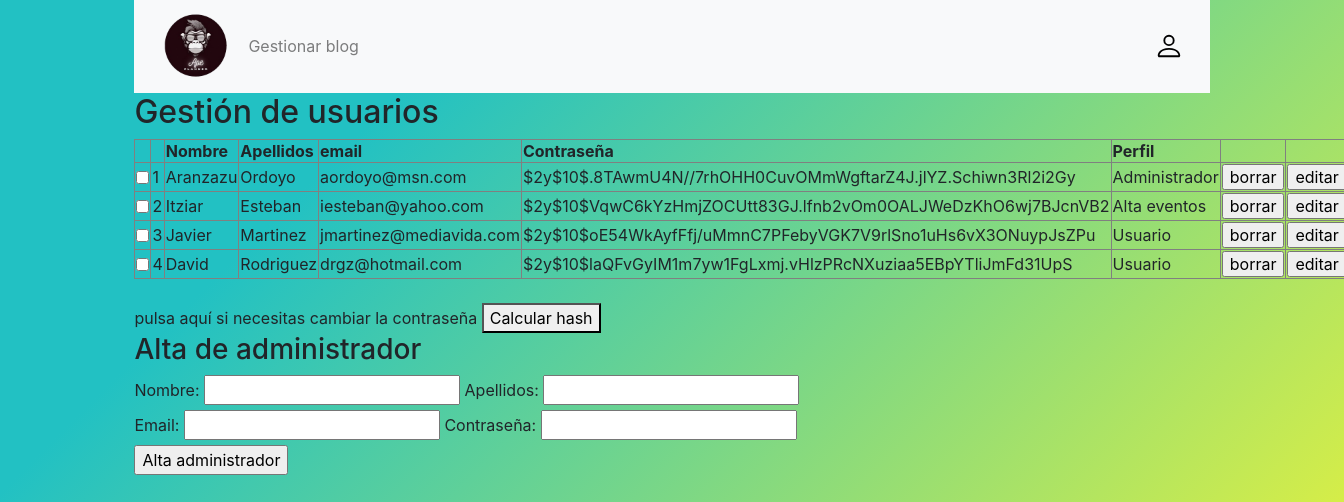
Screenshot of /admin/admin.php (signed in) with the database file from the repository.
### tables this page shows
CREATE TABLE IF NOT EXISTS usuarios(
    id_usuario INT NOT NULL AUTO_INCREMENT,
    nombre VARCHAR(150) NOT NULL,
    apellidos VARCHAR(200) NOT NULL,
    id_provincia INT NULL,
    email VARCHAR(150) NOT NULL UNIQUE,
    contraseña VARCHAR(100) NOT NULL,
    tipo INT DEFAULT 1 NOT NULL,
    created_at TIMESTAMP NOT NULL DEFAULT CURRENT_TIMESTAMP(),
    PRIMARY KEY (id_usuario),
    FOREIGN KEY (id_provincia) REFERENCES provincias (id_provincia) ON DELETE CASCADE ON UPDATE CASCADE);

### admin/admin.php (the view, shortened to what this page needs)
<link rel="stylesheet" href="../css/styleNavbar.css" />
<link rel="stylesheet" href="https://cdn.jsdelivr.net/npm/bootstrap@4.0.0/dist/css/bootstrap.min.css">
<?php
require("../database/datos.php");
$con = mysqli_connect($host, $user, $pass, $db_name);
echo"<head>
  <meta charset='utf-8' />
  <meta name='viewport' content='width=device-width, initial-scale=1' />
  <title>City Planner</title>
</head>
</div>
<nav id='barra_navegacion' class='nav navbar navbar-expand-lg navbar-light bg-light'id='main-navbar'>
  <a class='navbar-brand mr-auto' href='index.php'>
    <img src='../img/LogoSinFondo.png' alt='Logo' width='80' class='d-inline-block align-text-top fotoNavbar' /></a>
  <button class='navbar-toggler' type='button' data-toggle='collapse' data-target='#navbarSupportedContent' aria-controls='navbarSupportedContent' aria-expanded='false' aria-label='Toggle navigation'>
    <span class='navbar-toggler-icon'></span>
  </button>
  <div class='collapse navbar-collapse' id='navbarSupportedContent'>
    <ul class='navbar-nav mr-auto'>
      <li>
          <a class='nav-link' href='alta_noticias.php' id='navbarEventos' role='button' data-toggle='dropdown' aria-haspopup='true' aria-expanded='false'>
            Gestionar blog
          </a>
      </li>
  </div>
    <div class='nav-item'>
      <img id='profile-icon' src='../img/person.svg' />
    </div>
</nav>
<div class='login'>
  <div class='login-triangle'></div>
  <img src='../img/user.svg'/>
  <div>".$_SESSION['nombre'] ."(" . $_SESSION['usuario'] .")</div>
  <form action='".$_SERVER['PHP_SELF']."' method='post' class='form-container'>
    <input type='submit' class='exit' name='salir' value='Salir'></form>
  </form>
</div>";
$resultado = obtener_usuarios($con);
$num_filas = obtener_num_filas($resultado);
if ($num_filas == 0) {
    echo "No hay usuarios registrados";
} else {
    echo "<div><form method='post' action='" . $_SERVER['PHP_SELF'] . "'>
    <h2>Gestión de usuarios</h2>
    <table border='1'><tr><th></th><th></th><th>Nombre</th><th>Apellidos</th><th>email</th><th>Contraseña</th><th>Perfil</th><th></th><th></th></tr>";
    while ($fila = obtener_resultados($resultado)) {
        extract($fila);
        if ($tipo == 0) {
            $tipo = "Administrador";
        } else if ($tipo == 1) {
            $tipo = "Usuario";
        } else {
            $tipo = "Alta eventos";
        }
        echo "<tr id='$id_usuario'><td><input type='checkbox' name='user[]' value='$id_usuario'/></td>
                <td>$id_usuario</td>
                <td>$nombre</td>
                <td>$apellidos</td>
                <td>$email</td>
                <td>$contraseña</td>
                <td>$tipo</td>
                <td><input type='submit' name='borrar' value='borrar'/></td>
                <td><input type='submit' name='editar' value='editar'/></td></tr>";
    }
    echo "</table><br>
    pulsa aquí si necesitas cambiar la contraseña <button type='button'><a style='text-decoration: none; color:black;' href='calculadoraHash.php' target='_blank'>Calcular hash</a></button>";
}
echo "<h3>Alta de administrador</h3>
    <label for='name'>Nombre:</label>
    <input type='text' name='nombre'>
    <label for='apellidos'>Apellidos:</label>
    <input type='text' name='apellidos'><br/>
    <label for='email'>Email:</label>
    <input type='email' name='correo'>
    <label for='contraseña'>Contraseña:</label>
    <input type='password' name='contraseña'><br/>
    <input type='submit' name='alta' value='Alta administrador'/>";
echo "</form></div>";
function obtener_usuarios($con){
    $resultado = mysqli_query($con, "SELECT * FROM usuarios;");
    return $resultado;
}
function obtener_num_filas($resultado){
    return mysqli_num_rows($resultado);
}
function obtener_resultados($resultado){
    return mysqli_fetch_array($resultado);
}
?>

### css/styleNavbar.css (style rules this page uses)
.fotoNavbar { cursor: pointer; float: left; padding-right: 10px; }
.navbar-brand { padding-left: 10px; width: auto; }
.nav { display: flex; justify-content: center; align-items: center; list-style-type: none; }
.nav-item { margin: 0 10px; }
#profile-icon { width: 30px; cursor: pointer; position: relative; z-index: 1000; }

### rows the page displays
usuarios: id_usuario "1", nombre "Aranzazu", apellidos "Ordoyo", email "aordoyo@msn.com", contraseña "$2y$10$.8TAwmU4N//7rhOHH0CuvOMmWgftarZ4J.jlYZ.Schiwn3Rl2i2Gy", tipo "Administrador"
usuarios: id_usuario "2", nombre "Itziar", apellidos "Esteban", email "iesteban@yahoo.com", contraseña "$2y$10$VqwC6kYzHmjZOCUtt83GJ.lfnb2vOm0OALJWeDzKhO6wj7BJcnVB2", tipo "Alta eventos"
usuarios: id_usuario "3", nombre "Javier", apellidos "Martinez", email "jmartinez@mediavida.com", contraseña "$2y$10$oE54WkAyfFfj/uMmnC7PFebyVGK7V9rlSno1uHs6vX3ONuypJsZPu", tipo "Usuario"
usuarios: id_usuario "4", nombre "David", apellidos "Rodriguez", email "drgz@hotmail.com", contraseña "$2y$10$laQFvGyIM1m7yw1FgLxmj.vHlzPRcNXuziaa5EBpYTliJmFd31UpS", tipo "Usuario"
